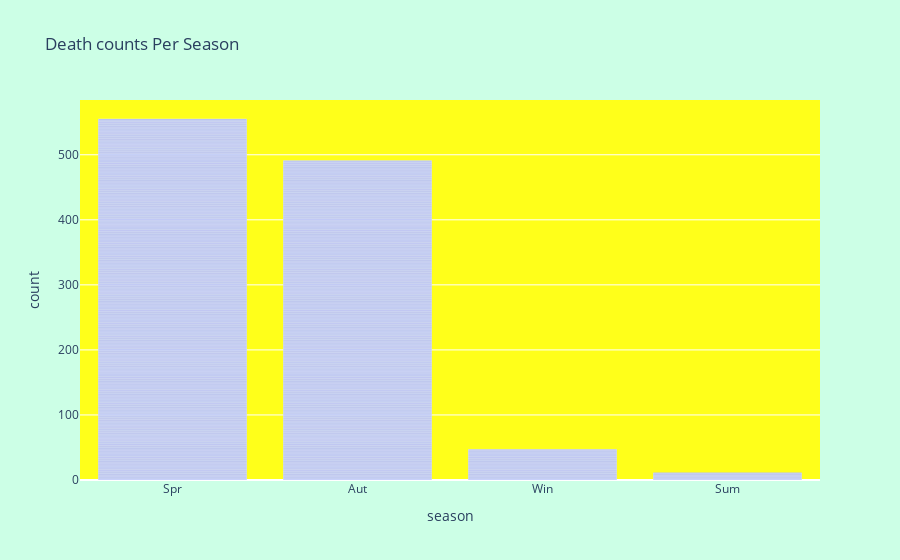

Notebook code for this chart:
### Markdown cell above
We can see that maximum number of deaths have been caused by Avalanches and Fall

### Code cell
fig=px.bar(df_deaths,x="season",title="Death counts Per Season")
fig.update_layout({'plot_bgcolor':'#ffff1a','paper_bgcolor':'#ccffe6'})

### Figure 1 — Plotly figure (JSON) as saved in the notebook; plotly's stock layout.template omitted (floating-point values rounded to 4 significant figures; data arrays with more than 128 entries replaced by an {"elided": "..."} marker saying what was removed)
{"data": [{"alignmentgroup": "True", "hovertemplate": "season=%{x}<br>count=%{y}<extra></extra>", "legendgroup": "", "marker": {"color": "#636efa", "pattern": {"shape": ""}}, "name": "", "offsetgroup": "", "orientation": "v", "showlegend": false, "textposition": "auto", "type": "bar", "x": {"elided": "1104 str values"}, "xaxis": "x", "y": {"elided": "1104 int values"}, "yaxis": "y"}], "layout": {"barmode": "relative", "legend": {"tracegroupgap": 0}, "paper_bgcolor": "#ccffe6", "plot_bgcolor": "#ffff1a", "title": {"text": "Death counts Per Season"}, "xaxis": {"anchor": "y", "domain": [0, 1], "title": {"text": "season"}}, "yaxis": {"anchor": "x", "domain": [0, 1], "title": {"text": "count"}}}}
